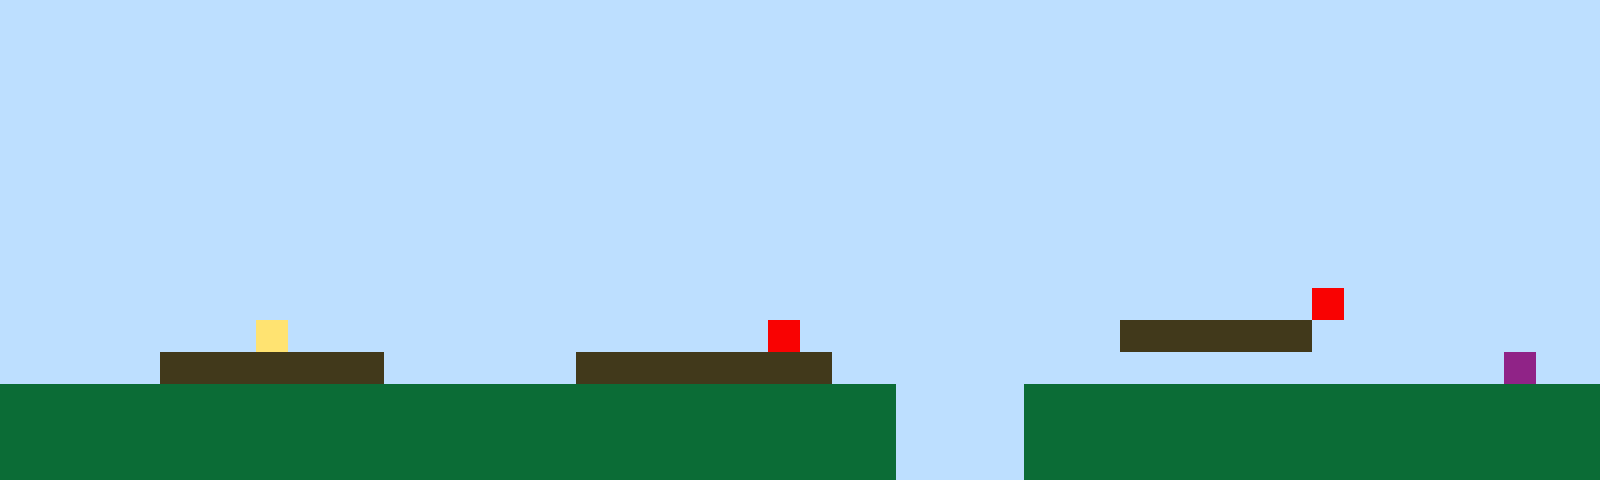

Below is a game level as drawn by its tile map, then a one-line description and the .tmx file that defines it, in full:
An orthogonal 50x15 tile map with 32x32 px tiles, 1 tile layer (Tile Layer 1).

<map version="1.10" tiledversion="1.11.2" orientation="orthogonal" renderorder="right-up" width="50" height="15" tilewidth="32" tileheight="32" infinite="0" nextlayerid="2" nextobjectid="1"><editorsettings><export target="map1.csv" format="csv" /></editorsettings><tileset firstgid="1" name="sprites" tilewidth="32" tileheight="32" tilecount="6" columns="3"><image source="sprites.png" width="96" height="64" /></tileset><layer id="1" name="Tile Layer 1" width="50" height="15"><data encoding="csv">1,1,1,1,1,1,1,1,1,1,1,1,1,1,1,1,1,1,1,1,1,1,1,1,1,1,1,1,1,1,1,1,1,1,1,1,1,1,1,1,1,1,1,1,1,1,1,1,1,1,1,1,1,1,1,1,1,1,1,1,1,1,1,1,1,1,1,1,1,1,1,1,1,1,1,1,1,1,1,1,1,1,1,1,1,1,1,1,1,1,1,1,1,1,1,1,1,1,1,1,1,1,1,1,1,1,1,1,1,1,1,1,1,1,1,1,1,1,1,1,1,1,1,1,1,1,1,1,1,1,1,1,1,1,1,1,1,1,1,1,1,1,1,1,1,1,1,1,1,1,1,1,1,1,1,1,1,1,1,1,1,1,1,1,1,1,1,1,1,1,1,1,1,1,1,1,1,1,1,1,1,1,1,1,1,1,1,1,1,1,1,1,1,1,1,1,1,1,1,1,1,1,1,1,1,1,1,1,1,1,1,1,1,1,1,1,1,1,1,1,1,1,1,1,1,1,1,1,1,1,1,1,1,1,1,1,1,1,1,1,1,1,1,1,1,1,1,1,1,1,1,1,1,1,1,1,1,1,1,1,1,1,1,1,1,1,1,1,1,1,1,1,1,1,1,1,1,1,1,1,1,1,1,1,1,1,1,1,1,1,1,1,1,1,1,1,1,1,1,1,1,1,1,1,1,1,1,1,1,1,1,1,1,1,1,1,1,1,1,1,1,1,1,1,1,1,1,1,1,1,1,1,1,1,1,1,1,1,1,1,1,1,1,1,1,1,1,1,1,1,1,1,1,1,1,1,1,1,1,1,1,1,1,1,1,1,1,1,1,1,1,1,1,1,1,1,1,1,1,1,1,1,1,1,1,1,1,1,1,1,1,1,1,1,1,1,1,1,1,1,1,1,1,1,1,1,1,1,1,1,1,1,1,1,1,1,1,1,1,1,1,1,1,1,1,1,1,1,1,1,1,1,1,1,1,1,1,1,1,1,1,1,1,1,1,1,1,1,1,1,1,1,1,1,1,1,1,1,1,1,1,1,1,1,1,1,1,1,1,1,1,1,1,1,1,1,1,1,1,1,1,1,1,1,1,1,1,1,1,1,1,5,1,1,1,1,1,1,1,1,1,1,1,1,1,1,1,1,4,1,1,1,1,1,1,1,1,1,1,1,1,1,1,1,5,1,1,1,1,1,1,1,1,1,1,3,3,3,3,3,3,1,1,1,1,1,1,1,1,1,1,1,1,1,1,3,3,3,3,3,3,3,1,1,1,1,1,1,3,3,3,3,3,3,3,3,1,1,1,1,1,1,1,1,1,1,1,1,1,1,1,1,1,1,1,1,1,6,1,1,2,2,2,2,2,2,2,2,2,2,2,2,2,2,2,2,2,2,2,2,2,2,2,2,2,2,2,2,1,1,1,1,2,2,2,2,2,2,2,2,2,2,2,2,2,2,2,2,2,2,2,2,2,2,2,2,2,2,2,2,2,2,2,2,2,2,2,2,2,2,2,2,2,2,2,2,2,2,1,1,1,1,2,2,2,2,2,2,2,2,2,2,2,2,2,2,2,2,2,2,2,2,2,2,2,2,2,2,2,2,2,2,2,2,2,2,2,2,2,2,2,2,2,2,2,2,2,2,1,1,1,1,2,2,2,2,2,2,2,2,2,2,2,2,2,2,2,2,2,2</data></layer></map>
